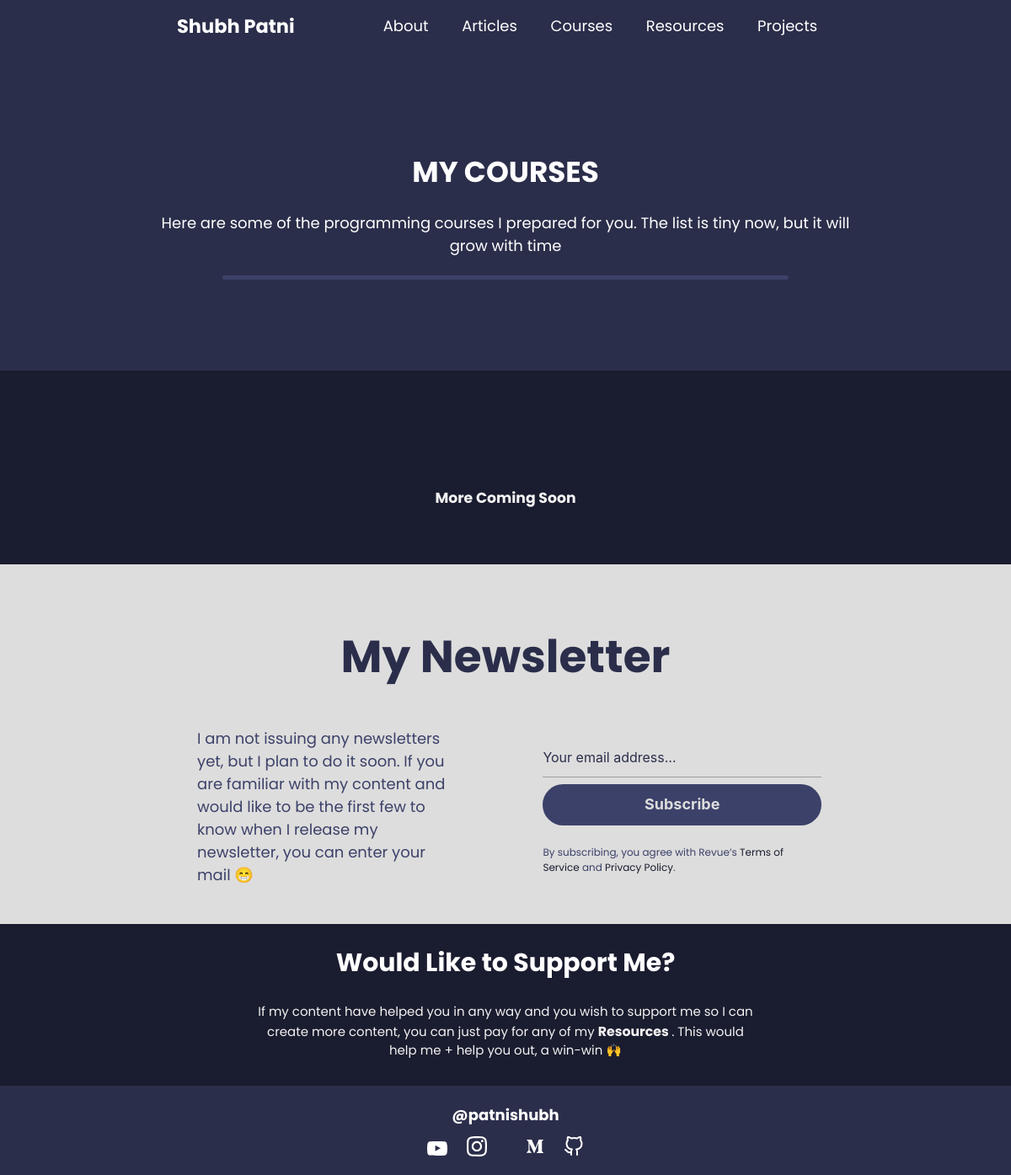
The page /courses on the database as committed earlier.
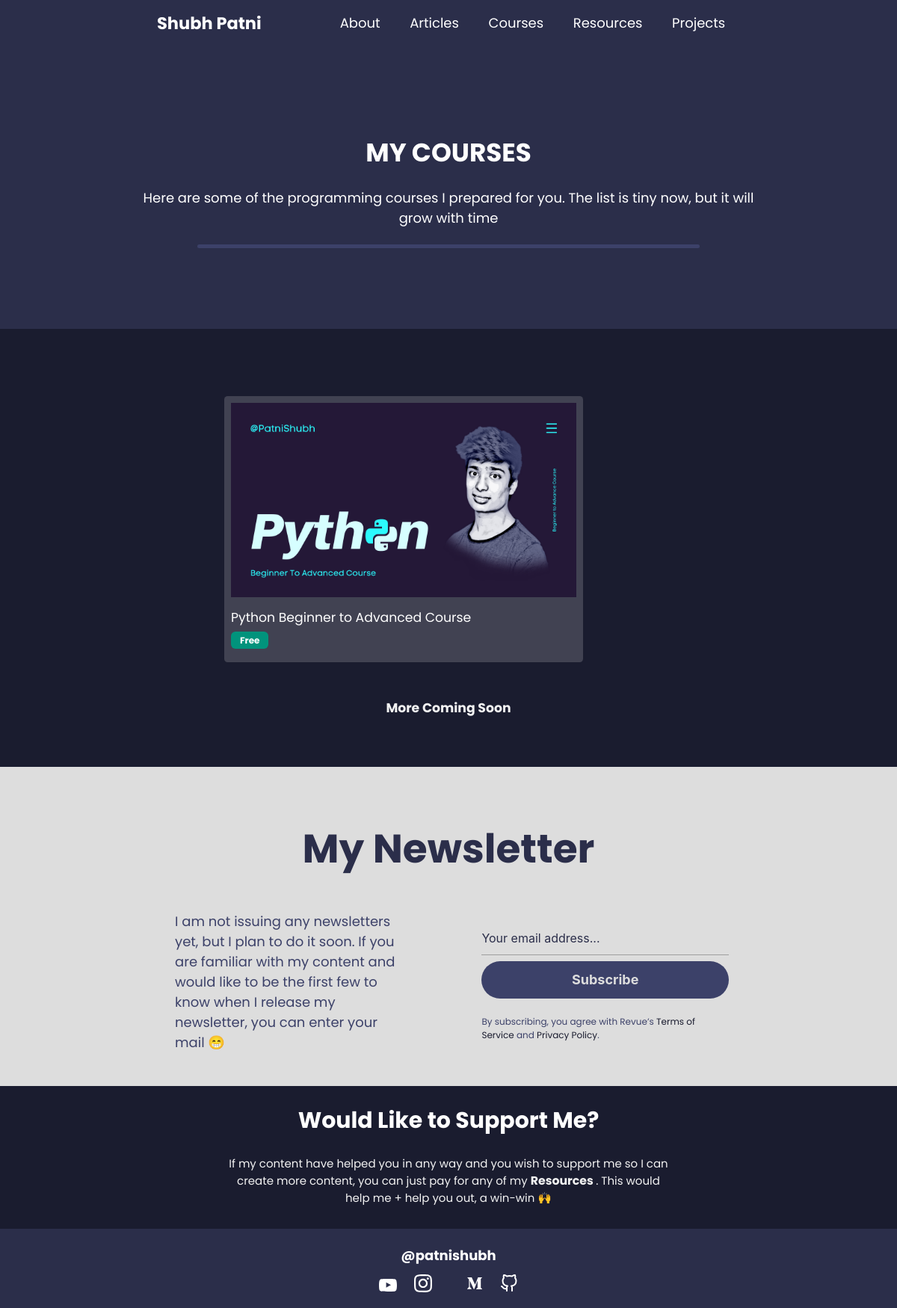
The same page on the database as committed later.
### main/models.py (models this page shows, shortened)
class Courses(models.Model):
    title = models.CharField(max_length=300)
    image = models.ImageField(
        upload_to="courses/", blank=True, null=True)
    course_link = models.URLField(default="Course is not currently available")
    cost = models.CharField(max_length=10, default="Free")

### main/views/views_a.py (the view)
# urls.py: path('courses', CoursePage.as_view(), name="courses"),
class CoursePage(ListView):
    model = Courses
    template_name = "main/courses.html"
    def get_context_data(self, **kwargs):
        course_data = super(CoursePage, self).get_context_data(**kwargs)
        courses = Courses.objects.all()
        left, right = left_right(courses)
        course_data['left'] = left
        course_data['right'] = right
        return course_data

### main/views/courses.py (called while the page is built)
def left_right(courses):
    k = 0
    left = []
    right = []
    for each in courses:
        if k == 0:
            left.append(each)
            k = 1
        elif k == 1:
            right.append(each)
            k = 0
    return left, right

### main/templates/main/courses.html (shortened to what this page needs)
{% extends "main/header.html" %}
{% load static %}
{% block content %}
<head>
    <link rel="stylesheet" href="{% static 'css/materialize.css' %}">
    <link rel="stylesheet" href="{% static 'css/courses/courses.css' %}">
</head>
    <section class="courses container">
        <h4>MY COURSES</h4>
        <p> Here are some of the programming courses I prepared for you. The list is tiny now, but it will grow with time </p>
    </section>
    <section class="info">
        <center>
        <div class="courses-div container">
        <div class="left-col">
            {% for course in left %}
            {% include "main/includes/course.html" with link=course.course_link image=course.image.url title=course.title cost=course.cost%}
            {% endfor %}
        </div>
    </div>
</center>
            <h6 class="coming-soon">More Coming Soon</h6>
    </section>
{% endblock %}

### main/templates/main/includes/course.html
<a href="{{ link }}" target="blank">
<div class="course">
    <img class = "course-img" src="{{ image }}" alt="">
    <h6 class="course-title">{{ title }}</h6>
    <ul class="tags">
       <li><p class="{{ cost }} cost"> {{ cost }} </p> </li>
    </ul>
</div>
</a>

Rows that differ between the two databases and show on the page:
added Courses: title "Python Beginner to Advanced Course", cost "Free"
